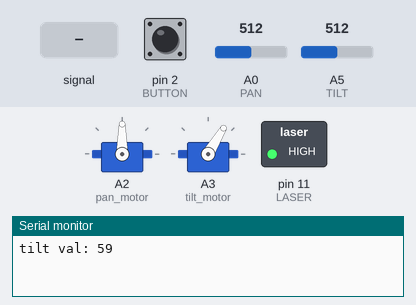
The sketch below on a simulated Arduino Uno, built with avr-gcc and run on an emulated ATmega328P. Shown: 2 × servo, switched loads named in the sketch (green lamp = pin HIGH), the last lines printed to the serial monitor. The inputs (shaded band) are chosen by the test bench; at power-on: A0 (PAN) = 512, pin 2 (BUTTON) HIGH, A5 (TILT) = 512. Random numbers use the default seed unless the sketch sets one.

Above: at 1.2 s.
1.3 s: A0 (PAN) fed a 200 Hz sine of ±255 counts around its level
At 2.37 s:
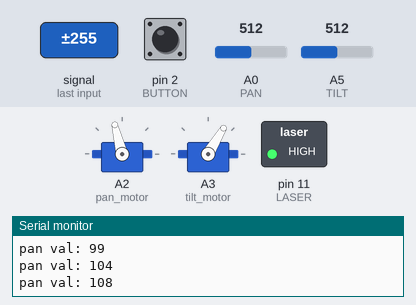
4.3 s: A0 (PAN) set to 150
5.8 s: pin 2 (BUTTON) pulled LOW for 0.15 s
At 6.8 s:
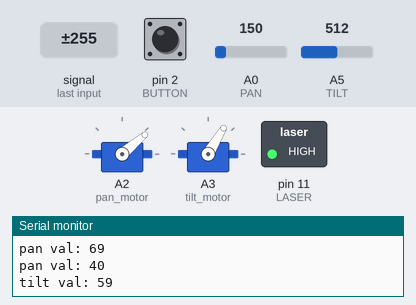
7.4 s: A5 (TILT) fed a 2 Hz sine of ±306 counts around its level
At 7.72 s:
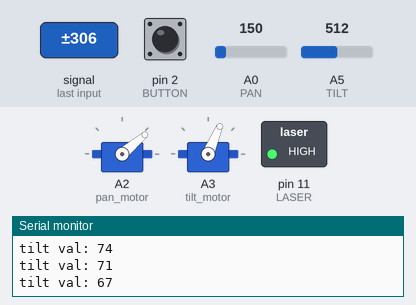
10.4 s: A5 (TILT) set to 900
11.9 s: A0 (PAN) set to 122
At 13.0 s:
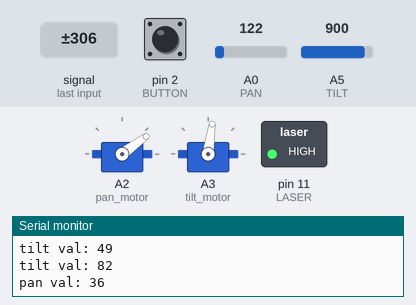
Timing chart, 0 to 14.4 s (numbered marks = the images above; inputs shaded):
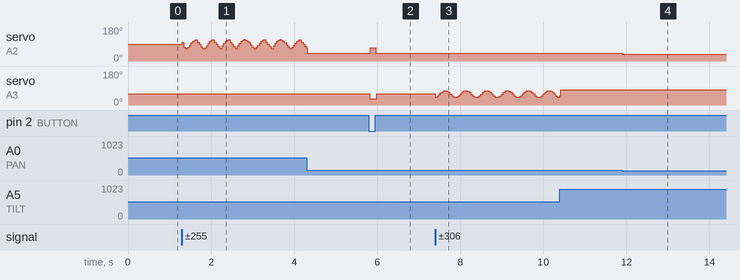

The sketch:

demo_laser_tower.ino
```cpp
#include <Servo.h>
#include <math.h>

typedef enum _mode
{
  AUTO,
  MANUAL
}MODE;

Servo pan_motor;  // create servo object to control a servo
Servo tilt_motor;

const int PAN  = A0;  // Analog pin connected to pan potentiometer
const int TILT = A5;  // Analog pin connected to tilt potentiometer
const int BUTTON = 2;     // Digital pin connected to button
const int LASER = 11;     // Digital pin connected to laser diode

long val_pan;             // Value read from pan pot
long val_tilt;            // Value read from tilt pot

int degrees_buffer = 1;   // Ignore moves of fewer than this many degrees
const int PAN_MAX = 160;
const int PAN_MIN = 20;
const int TILT_MAX = 90;
const int TILT_MIN = 28;

const int DELAY_MIN = 500;    // Minimum delay between auto moves in milliseconds
const int DELAY_MAX = 3000;   // Maximum delay between auto moves in milliseconds
const int RAPID_INTERVAL = 6; // Number of moves before running in rapid mode
const int MAX_RAPID_MOVES = 20; // Number of rapid moves to make in rapid mode

MODE mode = MANUAL;       // Whether the servos should be positioned via potentiometer
                          // position or random selection

void setup()
{
  pan_motor.attach(A2);  // attaches the servo on pin 2 to the servo object
  tilt_motor.attach(A3);

  pinMode(PAN, INPUT);
  pinMode(TILT, INPUT);
  pinMode(BUTTON, INPUT_PULLUP);
  pinMode(LASER, OUTPUT);
  digitalWrite(LASER, HIGH);

  Serial.begin(9600);
}

void loop()
{
  switch(mode)
  {
    case MANUAL:
    {
      runManualMode();
      break;
    }
    case AUTO:
    {
      runAutoMode();
      break;
    }
    default:
    {
      Serial.println("Uh... something is amiss.");
      break;
    }
  }
  updateMode();
}

void runManualMode()
{
   // resets val_pan and val_tilt each iteration so it can't grow larger than 180
    val_pan = 0;
    val_tilt = 0;

    int avg_count = 20;

    for(int i = 0; i < avg_count; i++) {
      val_pan += analogRead(PAN);  // value between 0 and 1023
    }

    val_pan /= avg_count;
    val_pan = map(val_pan, 0, 1023, PAN_MIN, PAN_MAX);     // scale to use w/ servo (0-180)

    if( abs(val_pan - pan_motor.read()) > degrees_buffer) {
      Serial.print("pan val: ");
      Serial.println(val_pan);
      pan_motor.write(val_pan);            // sets servo position according to the scaled value
      delay(15);                           // waits for the servo to get there
    }

    for(int i = 0; i < avg_count; i++) {
      val_tilt += analogRead(TILT);
    }

    val_tilt /= avg_count;
    val_tilt = map(val_tilt, 0, 1023, TILT_MIN, TILT_MAX);

    if(abs(val_tilt - tilt_motor.read()) > degrees_buffer) {
      Serial.print("tilt val: ");
      Serial.println(val_tilt);
      tilt_motor.write(val_tilt);
      delay(15);
    }
}

void runAutoMode()
{
    val_tilt = random(TILT_MIN, TILT_MAX);   // sets val_tilt to random num b/w 20-120
    val_pan = random(PAN_MIN, PAN_MAX);    // sets val_pan to random num b/w 20-120

    static long last_update = 0;
    static int current_delay = 0;
    static int runs_since_last_rapid = 0;
    static int rapid_moves = 0;

    if(millis() - last_update > current_delay)
    {
      // Update tilt motor
      if(abs(val_tilt - tilt_motor.read()) > degrees_buffer) {
        Serial.print("tilt val: ");
        Serial.println(val_tilt);
        tilt_motor.write(val_tilt);
        delay(15);
      }

      // Update pan motor
      if(abs(val_pan - pan_motor.read()) > degrees_buffer) {
        Serial.print("pan val: ");
        Serial.println(val_pan);
        pan_motor.write(val_pan);            // sets servo position according to the scaled value
        delay(15);                           // waits for the servo to get there
      }

      // Pick next delay
      if(runs_since_last_rapid > RAPID_INTERVAL || (rapid_moves > 0 && rapid_moves < MAX_RAPID_MOVES))
      {
        current_delay = random(DELAY_MIN / 2, DELAY_MIN);
        rapid_moves++;
        runs_since_last_rapid = 0;
      }
      else
      {
        current_delay = random(DELAY_MIN, DELAY_MAX);
        runs_since_last_rapid++;
        rapid_moves = 0;
      }
      last_update = millis();
    }
}

void updateMode()
{
  const int DEBOUNCE_WAIT = 50; // Milliseconds between button checks for debouncing
  static long last_check = 0;
  if(millis() - last_check > DEBOUNCE_WAIT)
  {
    mode = digitalRead(BUTTON) ? MANUAL : AUTO;
    last_check = millis();
  }
}
```

Measured:
- after the input at 5.8 s, servo on A2 (pan_motor): 40° → 69° at once, → 40° 0.14 s later; servo on A3 (tilt_motor): 59° → 33° at once, → 59° 0.17 s later
- after the input at 11.9 s, servo on A2 (pan_motor): 40° → 36° at once
